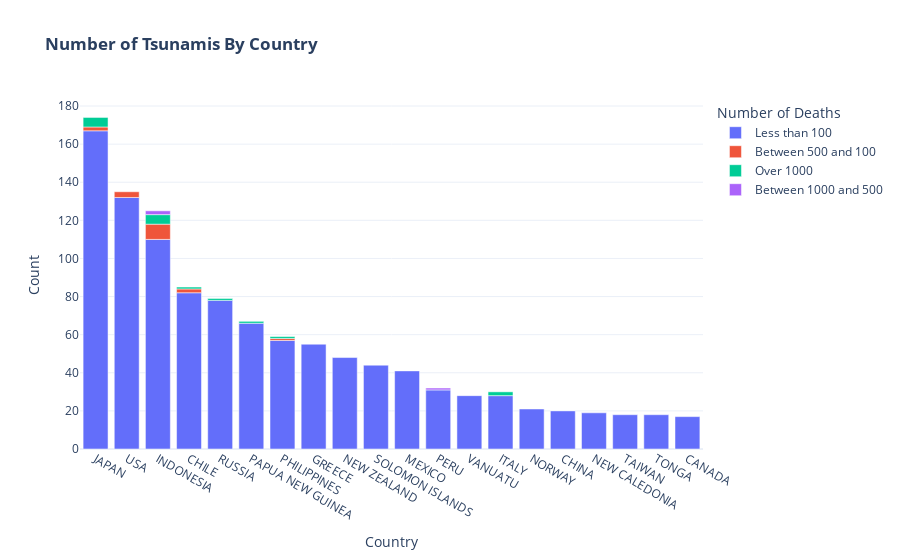

The cell this chart's notebook holds for it:
### Code cell
data_cnt_Country=df.groupby(['Country','Deaths_grp'])['Sr.no'].count().sort_values(ascending=False).reset_index()
data_cnt_Country=data_cnt_Country.loc[data_cnt_Country['Country'].isin(df.groupby(['Country'])['Sr.no'].count().reset_index().nlargest(20,'Sr.no')['Country'])]

fig=px.bar(data_cnt_Country,x="Country",y='Sr.no',color='Deaths_grp',template='plotly_white'
          ,labels={"Sr.no": "Count","Deaths_grp":"Number of Deaths"},title="<b>Number of Tsunamis By Country")
fig.show()

### Figure 1 — Plotly figure (JSON) as saved in the notebook; plotly's stock layout.template omitted (floating-point values rounded to 4 significant figures)
{"data": [{"alignmentgroup": "True", "hovertemplate": "Number of Deaths=Less than 100<br>Country=%{x}<br>Count=%{y}<extra></extra>", "legendgroup": "Less than 100", "marker": {"color": "#636efa", "pattern": {"shape": ""}}, "name": "Less than 100", "offsetgroup": "Less than 100", "orientation": "v", "showlegend": true, "textposition": "auto", "x": ["JAPAN", "USA", "INDONESIA", "CHILE", "RUSSIA", "PAPUA NEW GUINEA", "PHILIPPINES", "GREECE", "NEW ZEALAND", "SOLOMON ISLANDS", "MEXICO", "PERU", "VANUATU", "ITALY", "NORWAY", "CHINA", "NEW CALEDONIA", "TAIWAN", "TONGA", "CANADA"], "xaxis": "x", "y": [167, 132, 110, 82, 78, 66, 57, 55, 48, 44, 41, 31, 28, 28, 21, 20, 19, 18, 18, 17], "yaxis": "y", "type": "bar"}, {"alignmentgroup": "True", "hovertemplate": "Number of Deaths=Between 500 and 100<br>Country=%{x}<br>Count=%{y}<extra></extra>", "legendgroup": "Between 500 and 100", "marker": {"color": "#EF553B", "pattern": {"shape": ""}}, "name": "Between 500 and 100", "offsetgroup": "Between 500 and 100", "orientation": "v", "showlegend": true, "textposition": "auto", "x": ["INDONESIA", "USA", "CHILE", "JAPAN", "PHILIPPINES"], "xaxis": "x", "y": [8, 3, 2, 2, 1], "yaxis": "y", "type": "bar"}, {"alignmentgroup": "True", "hovertemplate": "Number of Deaths=Over 1000<br>Country=%{x}<br>Count=%{y}<extra></extra>", "legendgroup": "Over 1000", "marker": {"color": "#00cc96", "pattern": {"shape": ""}}, "name": "Over 1000", "offsetgroup": "Over 1000", "orientation": "v", "showlegend": true, "textposition": "auto", "x": ["INDONESIA", "JAPAN", "ITALY", "RUSSIA", "PHILIPPINES", "CHILE", "PAPUA NEW GUINEA"], "xaxis": "x", "y": [5, 5, 2, 1, 1, 1, 1], "yaxis": "y", "type": "bar"}, {"alignmentgroup": "True", "hovertemplate": "Number of Deaths=Between 1000 and 500<br>Country=%{x}<br>Count=%{y}<extra></extra>", "legendgroup": "Between 1000 and 500", "marker": {"color": "#ab63fa", "pattern": {"shape": ""}}, "name": "Between 1000 and 500", "offsetgroup": "Between 1000 and 500", "orientation": "v", "showlegend": true, "textposition": "auto", "x": ["INDONESIA", "PERU"], "xaxis": "x", "y": [2, 1], "yaxis": "y", "type": "bar"}], "layout": {"xaxis": {"anchor": "y", "domain": [0.0, 1.0], "title": {"text": "Country"}}, "yaxis": {"anchor": "x", "domain": [0.0, 1.0], "title": {"text": "Count"}}, "legend": {"title": {"text": "Number of Deaths"}, "tracegroupgap": 0}, "title": {"text": "<b>Number of Tsunamis By Country"}, "barmode": "relative"}}
